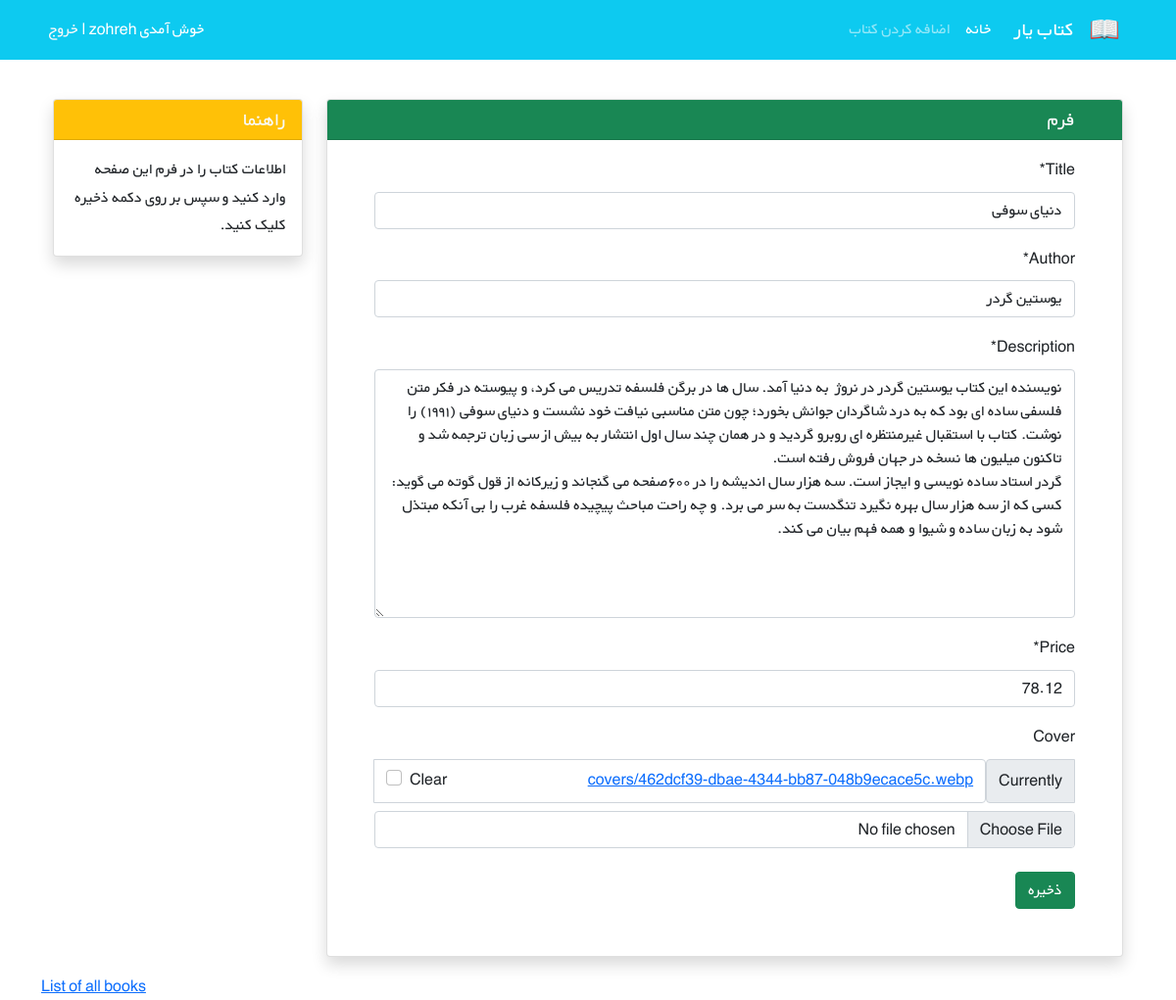
The app's page /books/14/edit/ (signed in) with its own data.
### books/models.py (models this page shows, shortened)
class Book(models.Model):
    title = models.CharField(max_length=200)
    author = models.CharField(max_length=200)
    description = models.TextField()
    price = models.DecimalField(max_digits=5, decimal_places=2)
    cover = models.ImageField(upload_to='covers/', blank=True)

### books/views.py (the view)
# urls.py: path('<int:pk>/edit/', BookUpdateView.as_view(), name='book_update'),
class BookUpdateView(generic.UpdateView):
    model = Book
    fields = ['title', 'author', 'description', 'price', 'cover',]
    template_name = 'books/book_update.html'

### books/templates/books/book_update.html (shortened to what this page needs)
{% extends '_base.html' %}
{% load crispy_forms_tags %}
{% block content %} <div class="container mt-4" dir="rtl">
        <div class="row">
            <div class="col-9">
                <div class="card shadow my-3">
                    <h5 class="card-header bg-success text-light px-5">فرم</h5>
                    <div class="px-5 pt-3 pb-5">
                        <form method="POST" enctype="multipart/form-data">
                            {{ form|crispy }}
                            <button type="submit" class="btn btn-success mt-2">ذخیره</button>
                        </form>
                    </div>
                </div>
            </div>
            <div class="col-3">
                <div class="card my-3 shadow">
                    <h5 class="card-header bg-warning text-light">راهنما</h5>
                    <div class="card-body">
                        <p class="card-text">
                            اطلاعات کتاب را در فرم این صفحه وارد کنید و سپس بر روی دکمه ذخیره کلیک کنید.
                        </p>
                    </div>
                </div>
            </div>
        </div>
    </div>
    <a href="{% url 'book_list' %}">List of all books</a>
{% endblock %}

### static/css/style.css (style rules this page uses)
* { font-family: 'BYekan', sans-serif; line-height: 1.8rem; }

### records on screen
Book: title "دنیای سوفی", author "یوستین گردر", description "نویسنده این کتاب یوستین گردر در نروژ به دنیا آمد. سال ها در برگن فلسفه تدریس می کرد، و پیوسته در فکر متن فلسفی ساده ای بود که به درد شاگردان جوانش بخورد؛ چون متن مناسبی نیافت خود نشست و دنیای سوفی (۱۹۹۱) را نوشت. کتاب با استقبال غیرمنتظره ای روبرو گردید و در همان چند سال اول انتشار به بیش از سی زبان ترجمه شد و تاکنون میلیون ها نسخه در جهان فروش رفته است. گردر استاد ساده نویسی و ایجاز است. سه هزار سال اندیشه را در ۶۰۰صفحه می گنجاند و زیرکانه از قول گوته می گوید: کسی که از سه هزار سال بهره نگیرد تنگدست به سر می برد. و چه راحت مباحث پیچیده فلسفه غرب را بی آنکه مبتذل شود به زبان ساده و شیوا و همه فهم بیان می کند.", price "78.12"
